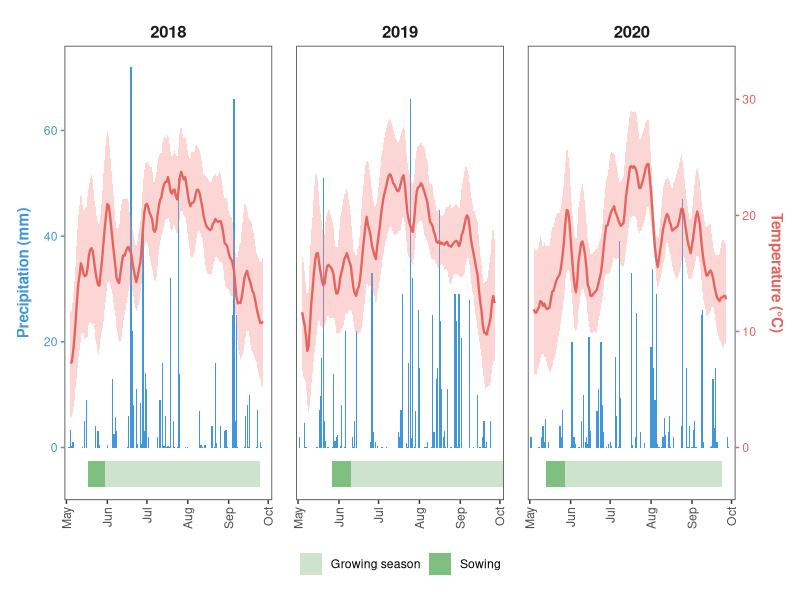

Recreate this plot in R.
###############################################################################################
###               Multi-trait selection defines a plant-architecture ideotype               ###
###                           for soybean in the Russian Far East                           ###
###                                                                                         ###
###                                       ----------                                        ###
###                Script 02: Weather during the three growing seasons                      ###
###                                                                                         ###
###                            R script by Yawar Habib, Skoltech                            ###
###           Center for Bio and Medical Technologies, ORCID 0009-0008-1812-3910            ###
###############################################################################################

######### PURPOSE #############################################################################
## Figure 1. Daily precipitation, the 7-day rolling mean air temperature and the rolling
## minimum-maximum range for the three growing seasons (2018-2020) at the FERIA field
## station, with the growing season and the sowing-to-emergence period marked below each
## panel.

######### DATA ################################################################################
## data/rp5_daily.csv
## Daily observations for the Khabarovsk station, obtained from the Reliable Prognosis
## weather archive (rp5.ru). Columns: date, n_obs (observations per day), t_mean_c, t_min_c,
## t_max_c, precip_mm. The record covers 1 May to 30 September of each year.
##
## data/Architecture_63genotypes_2018_2020_clean.csv
## Used only to derive the end of the growing-season strip from the observed days to
## maturity (see the GROWING SEASON STRIPS section below).

######### OUTPUT ##############################################################################
## Figure 1  output/figures/Figure_climate.tiff

######### PREPARATION OF THE WORKING INTERFACE IN R ###########################################
### I. Set working directory
# Set the working directory to the root of this repository, i.e. the folder that contains
# the data/, Scripts/ and output/ folders.
# On RStudio: tab 'Session' -> Set Working Directory -> Choose Directory.

### II. R packages needed for the analysis
# dplyr, lubridate, zoo, ggplot2

### III. Initialisation of the working space
# To erase all graphs
graphics.off()
# To erase objects from the working space - Clean up of the memory
rm(list = ls())
gc()

library(dplyr)
library(lubridate)
library(zoo)
library(ggplot2)

dir.create("output/figures", recursive = TRUE, showWarnings = FALSE)

######### WEATHER RECORD AND ROLLING MEANS ####################################################
## plot_doy maps every date onto a common year so the three panels share one x axis
df <- read.csv("data/rp5_daily.csv", header = TRUE) %>%
  mutate(date = as.Date(date), year = year(date)) %>%
  filter(year %in% c(2018, 2019, 2020)) %>%
  mutate(plot_doy = as.Date(paste0("2000-", format(date, "%m-%d")))) %>%
  group_by(year) %>% arrange(date) %>%
  mutate(
    t_mean_smooth = rollmean(t_mean_c, 7, fill = NA, align = "center"),
    t_min_smooth  = rollmean(t_min_c,  7, fill = NA, align = "center"),
    t_max_smooth  = rollmean(t_max_c,  7, fill = NA, align = "center")
  ) %>% ungroup()

precip_max <- max(df$precip_mm, na.rm = TRUE)
temp_max   <- max(df$t_max_c,   na.rm = TRUE)
scale_fac  <- precip_max / temp_max

######### GROWING SEASON STRIPS ###############################################################
## Sowing and full-emergence dates are the recorded field operations for each season.
## The end of the growing season is not a field operation but a trait: days to maturity was
## recorded from sowing, so the strip ends at sowing + the mean days to maturity of the 63
## accessions in that year. This is derived from the trait data rather than assumed.
sowing_dates <- data.frame(
  year        = c(2018, 2019, 2020),
  sowing      = as.Date(c("2018-05-17", "2019-05-27", "2020-05-13")),
  full_shoots = as.Date(c("2018-05-30", "2019-06-10", "2020-05-28"))
)

mean_days_to_maturity <- read.csv("data/Architecture_63genotypes_2018_2020_clean.csv",
                                  header = TRUE) %>%
  group_by(year = Year) %>%
  summarise(mean_DM = mean(Vegetation_period), .groups = "drop")

mean_days_to_maturity

## map the three seasons onto the common plotting year used by plot_doy
to_plot_year <- function(x) as.Date(paste0("2000-", format(x, "%m-%d")))

strips <- sowing_dates %>%
  left_join(mean_days_to_maturity, by = "year") %>%
  mutate(grow_end = sowing + round(mean_DM)) %>%
  mutate(across(c(sowing, full_shoots, grow_end), to_plot_year))

strips

col_precip    <- "#4197d8"   # periwinkle blue (your 2020 color) — precip bars
col_temp_line <- "#E5645F"   # deepened coral (your 2019 #F58A87 darkened) — temp line
col_temp_fill <- "#F58A87"   # coral (your 2019 color, lightened via alpha) — ribbon
col_grow      <- "#CDE3CD"   # pale green (your "Across" #7FBF7F lightened) — growing season
col_sowing    <- "#7FBF7F"   # green (your "Across" color) — sowing

strip_y <- -precip_max * 0.07
strip_h <- precip_max * 0.035

######### FIGURE 1 - WEATHER DURING THE THREE GROWING SEASONS #################################
fig1 <- ggplot(df, aes(x = plot_doy)) +
  geom_col(aes(y = precip_mm), fill = col_precip, colour = NA, width = 0.9) +
  geom_ribbon(aes(ymin = t_min_smooth * scale_fac, ymax = t_max_smooth * scale_fac),
              fill = col_temp_fill, alpha = 0.35) +
  geom_line(aes(y = t_mean_smooth * scale_fac), colour = col_temp_line, linewidth = 0.8) +
  # growing-season strip (sowing -> mean maturity)
  geom_rect(data = strips,
            aes(xmin = sowing, xmax = grow_end,
                ymin = strip_y - strip_h, ymax = strip_y + strip_h, fill = "Growing season"),
            inherit.aes = FALSE) +
  # sowing segment (sowing -> full shoots)
  geom_rect(data = strips,
            aes(xmin = sowing, xmax = full_shoots,
                ymin = strip_y - strip_h, ymax = strip_y + strip_h, fill = "Sowing"),
            inherit.aes = FALSE) +
  scale_fill_manual(name = NULL,
                    values = c("Growing season" = col_grow, "Sowing" = col_sowing)) +
  facet_wrap(~ year, nrow = 1) +
  scale_y_continuous(
    name = "Precipitation (mm)",
    expand = expansion(mult = c(0.03, 0.05)),
    sec.axis = sec_axis(~ . / scale_fac, name = "Temperature (°C)",
                        breaks = scales::pretty_breaks(5))
  ) +
  scale_x_date(date_labels = "%b", date_breaks = "1 month", expand = expansion(add = 1)) +
  labs(x = NULL) +
  theme_bw(base_size = 11) +
  theme(panel.grid.major = element_blank(),
        panel.grid.minor = element_blank(),
    axis.title.y.left  = element_text(colour = col_precip, face = "bold", margin = margin(r = 8)),
    axis.text.y.left   = element_text(colour = col_precip),
    axis.ticks.y.left  = element_line(colour = col_precip),
    axis.title.y.right = element_text(colour = col_temp_line, face = "bold", margin = margin(l = 8)),
    axis.text.y.right  = element_text(colour = col_temp_line),
    axis.ticks.y.right = element_line(colour = col_temp_line),
    axis.text.x        = element_text(angle = 90, vjust = 0.5, hjust = 1),
    strip.background   = element_blank(),
    strip.text         = element_text(face = "bold", size = 12),
    panel.spacing      = unit(1.2, "lines"),
    plot.margin        = margin(12, 12, 12, 12),
    legend.position    = "bottom"
  )

fig1

######### SAVE OUTPUT #########################################################################
ggsave(
  filename = "output/figures/Figure_climate.tiff",
  plot = fig1, width = 12, height = 7, units = "in",
  dpi = 600, device = "tiff", compression = "lzw"
)

cat("\n=== Figure 1 saved to output/figures/Figure_climate.tiff ===\n")
